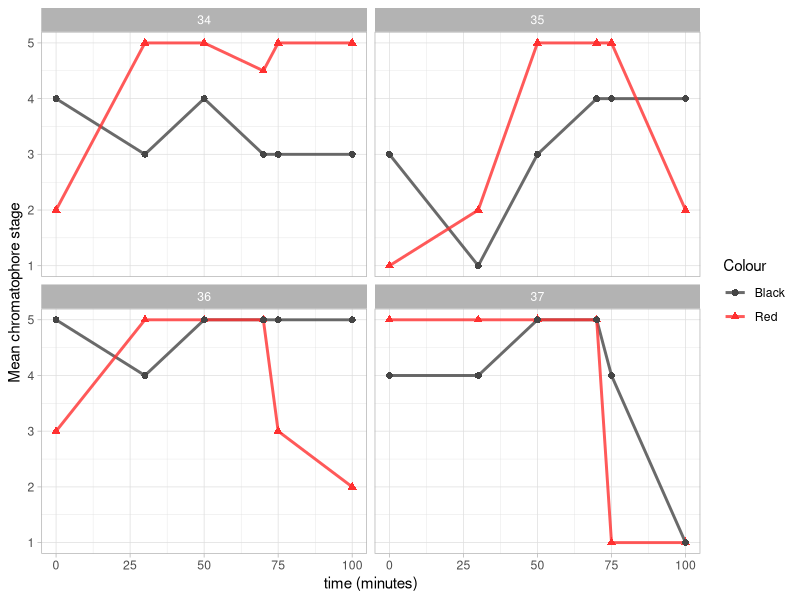
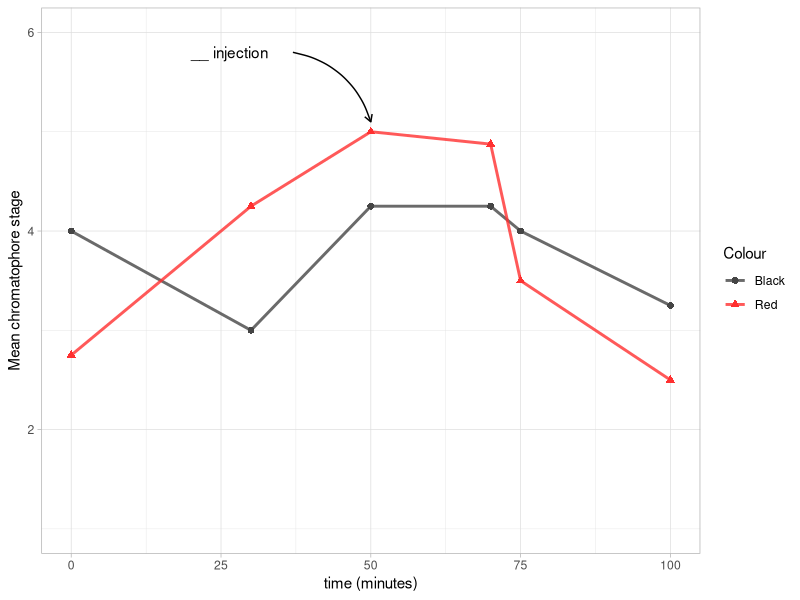

The R script that drew these images, in order:
library(readxl)
library(tidyverse)


rawdata <- (read_xlsx("mydata.xlsx", sheet = "Light Mon PM") %>% 
  filter(!is.na(`Red 0`)) %>% 
  filter(`Group Initials/Team Name` == "condor") %>% 
  select( -c(`...8`, `...15`, `Group Initials/Team Name`)) %>% 
  pivot_longer(!`Crab No.`, names_to = "attribute", values_to = "reading")) %>% 
  separate_wider_delim(cols = "attribute", names = c("pigment", "time"),
                       delim = " ") %>% 
  rename(crab = `Crab No.`) %>% 
  mutate(time = as.numeric(time))

# fun plot
crab <- ggplot(rawdata, aes(time, reading, color = factor(pigment),
                            fill = factor(pigment))) +
  geom_line(lwd = 1, alpha = 0.8) +
  geom_point(size=2, aes(shape = factor(pigment))) +
  theme_light() +
  xlab("time (minutes)") +
  ylab("Mean chromatophore stage") +
  labs(fill = "Colour", colour = "Colour", shape = "Colour") +
  scale_colour_manual(values = c("grey27", "firebrick1")) +
  scale_fill_manual(values = c("black", "red3")) +
  facet_wrap(~crab)
crab

# means
means <- rawdata %>%
  group_by(pigment, time) %>%
  summarise(mean_reading = mean(reading))

# mean plot
meancrab <- ggplot(means, aes(time, mean_reading, color = factor(pigment),
                            fill = factor(pigment))) +
  geom_line(lwd = 1, alpha = 0.8) +
  geom_point(size=2, aes(shape = factor(pigment))) +
  theme_light() +
  xlab("time (minutes)") +
  ylab("Mean chromatophore stage") +
  labs(fill = "Colour", colour = "Colour", shape = "Colour") +
  scale_colour_manual(values = c("grey27", "firebrick1")) +
  scale_fill_manual(values = c("black", "red3")) +
  ylim(1,6) + 
  annotate(
    geom = "curve", x = 37, y = 5.8, xend = 50, yend = 5.1, 
    curvature = -.3, arrow = arrow(length = unit(2, "mm"))
  ) +
  annotate(geom = "text", x = 20, y = 5.8, label = "__ injection",
           hjust = "left")
meancrab


# stats

# parametric or not?
shapiro.test(means$mean_reading) # parametric (p = 0.62)

# next stats
anova <- aov(reading~pigment+time, rawdata)
summary(anova)
# maybe the multi is right? but i think the oneway is what i want to do
apple <- aov(reading~time, rawdata)
apple
# no, still not right
kruskal.test(reading ~ time, data = rawdata)
